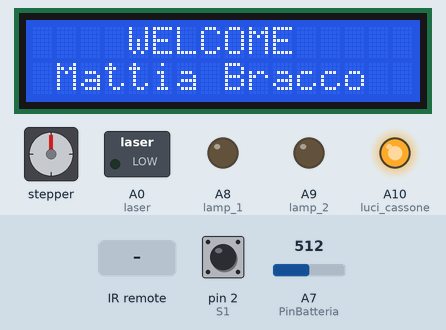
The sketch below on a simulated Arduino Mega 2560, built with avr-gcc and run on an emulated ATmega2560. Shown: 16×2 character LCD, stepper motor, switched loads named in the sketch (green lamp = pin HIGH), output pins drawn as LEDs (lit = HIGH). The test bench sets the inputs (shaded band); at power-on: pin 2 (S1) HIGH, A7 (PinBatteria) = 512. Stepper angles assume 2048 steps per turn; pins used as bus, display or sensor lines are not drawn.

Above: at 7.8 s.
7.9 s: infrared code 0xFF906F received
At 8.36 s:
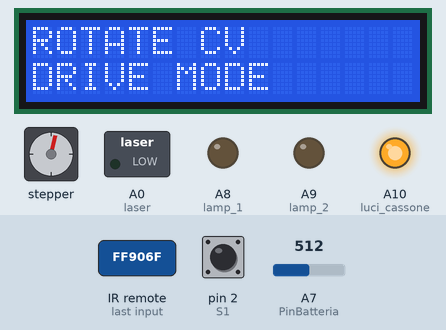
15.1 s: infrared code 0xFF6897 received
At 17.4 s:
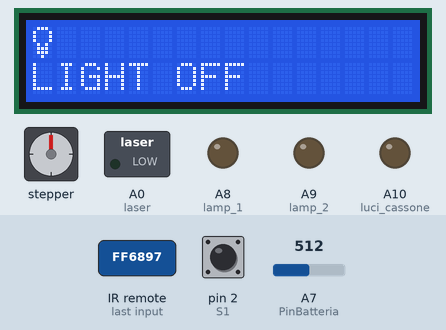
18.1 s: infrared code 0xFFE21D received
At 19.9 s:
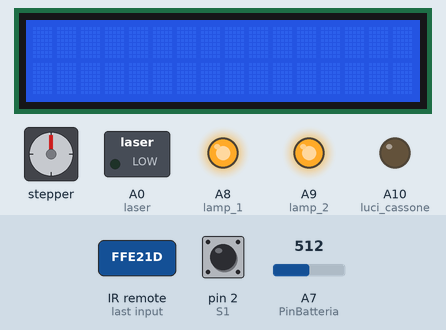
20.6 s: infrared code 0xFFA25D received
At 21.4 s:
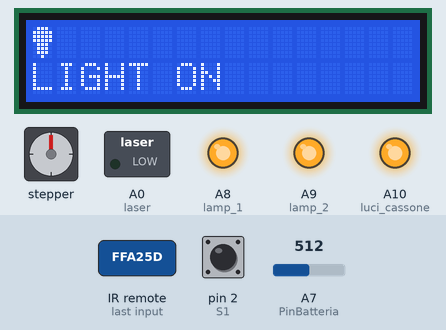
23.1 s: infrared code 0xFFE01F received
At 23.26 s:
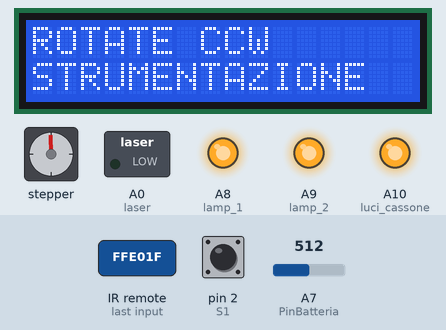
Timing chart, 0 to 30.9 s (numbered marks = the images above; inputs shaded):
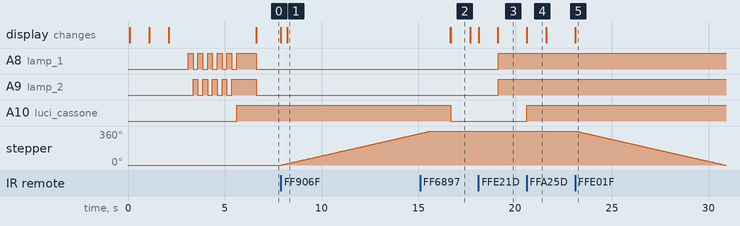

The sketch:

interruttore_a_leva.ino
```cpp
/*
  Bracco Mattia
*/

#include <LiquidCrystal.h>
#include <Stepper.h>
#include <IRremote.h>

//pin sensore colore
#define S0 1
#define S1 2
#define S2 3
#define S3 4
#define sensorOut 5

//numero di steps per una rivoluzione interna
#define STEPS  32

//definisco il display LCD 16 X 2
LiquidCrystal lcd(7, 8, 9, 10, 11, 12);

int Steps2Take;
int receiver = 53;
int frequency = 0;
int color = 0;
int i = 0;
//luci
int lamp_1 = A8;
int lamp_2 = A9;
int luci_cassone = A10;
int function_led = 0;
//laser
int laser = A0;
int pin_sicurezza_laser = 2;
int sicurezza_laser = 0;
int function_laser = 0;


//CONTROLLO TENSIONE DELLA BATTERIA
int PinBatteria = A7;  //pin ANALOGICO che misura la tensione
int ValPinBatteria;
float ValPinPerc;
float ValoreBatteria;
float resistenza;
float R1 = 10000; //VALORI RESISTENZE
float R2 = 10000; //VALORI RESISTENZE

Stepper small_stepper(STEPS, 22, 23, 24, 25);
IRrecv irrecv(receiver);    // create instance of 'irrecv'
decode_results results;     // create instance of 'decode_results'

// caratteri personalizzati

byte lucchettoChiuso[8] =
{
  0b01110,
  0b10001,
  0b10001,
  0b10001,
  0b11111,
  0b11011,
  0b11011,
  0b11111
};

byte lucchettoAperto[8] =
{
  0b01110,
  0b10000,
  0b10000,
  0b10000,
  0b11111,
  0b11011,
  0b11011,
  0b11111
};

byte simboloMenu[8] = {
  0b11111,
  0b11111,
  0b00000,
  0b11111,
  0b11111,
  0b00000,
  0b11111,
  0b11111
};

byte luceSpenta[8] = {
  0b01110,
  0b10001,
  0b10001,
  0b10001,
  0b01010,
  0b01110,
  0b01110,
  0b00100
};

byte luceAccesa[8] = {
  0b01110,
  0b11111,
  0b11111,
  0b11111,
  0b01110,
  0b01110,
  0b01110,
  0b00100
};

byte batteriaCarica[8] = {
  0b00100,
  0b11011,
  0b10001,
  0b11111,
  0b11111,
  0b11111,
  0b11111,
  0b11111
};

byte batteriaMezza[8] = {
  0b00100,
  0b11011,
  0b10001,
  0b10001,
  0b11111,
  0b11111,
  0b11111,
  0b11111
};

byte batteriaScarica[8] = {
  0b00100,
  0b11011,
  0b10101,
  0b10101,
  0b10001,
  0b10101,
  0b10001,
  0b11111
};

void setup() {

  //pin del sensore di colore
  pinMode(S0, OUTPUT);
  pinMode(S1, OUTPUT);
  pinMode(S2, OUTPUT);
  pinMode(S3, OUTPUT);
  pinMode(sensorOut, INPUT);
  //pin del controllo della batterria
  pinMode (PinBatteria, INPUT);
  //pin dei led
  pinMode(lamp_1, OUTPUT);
  pinMode(lamp_2, OUTPUT);
  pinMode(luci_cassone, OUTPUT);
  //pin del laser
  pinMode(laser, OUTPUT);
  pinMode(pin_sicurezza_laser, INPUT);

  //spengo tutte le luci
  digitalWrite(lamp_1, LOW);
  digitalWrite(lamp_2, LOW);
  digitalWrite(luci_cassone, LOW);

  //spengo il laser
  digitalWrite(laser, LOW);

  //imposto frequency-scaling al 20%
  digitalWrite(S0, HIGH);
  digitalWrite(S1, LOW);

  //inizializzo il display LCD
  lcd.begin(16, 2);
  lcd.createChar(0, lucchettoChiuso);
  lcd.createChar(1, lucchettoAperto);
  lcd.createChar(2, simboloMenu);
  lcd.createChar(3, luceSpenta);
  lcd.createChar(4, luceAccesa);
  lcd.createChar(5, batteriaCarica);
  lcd.createChar(6, batteriaMezza);
  lcd.createChar(7, batteriaScarica);


  //inizio la ricezione
  irrecv.enableIRIn();

  //INIZIO DELLO START UP

  lcd.clear();
  delay(10);
  lcd.write(byte(0));
  lcd.setCursor(0, 1);
  lcd.print("System Locked");
  delay(1000);
  lcd.clear();
  delay(10);
  lcd.write(byte(2));
  lcd.setCursor(0, 1);
  lcd.print("configuration...");
  delay(1000);
  lcd.clear();
  delay(10);
  lcd.write(byte(1));
  lcd.setCursor(0, 1);
  lcd.print("System Unlocked");
  delay(1000);
  for (int i = 0; i < 5; i++) {
    digitalWrite(lamp_1, HIGH);
    digitalWrite(lamp_2, LOW);
    delay(250);
    digitalWrite(lamp_1, LOW);
    digitalWrite(lamp_2, HIGH);
    delay(250);
  }
  digitalWrite(lamp_1, HIGH);
  digitalWrite(lamp_2, HIGH);
  digitalWrite(luci_cassone, HIGH);
  delay(1000);
  lcd.clear();
  delay(10);
  lcd.print("    WELCOME");
  lcd.setCursor(0, 1);
  lcd.print(" Mattia Bracco");

  //FINE DELLO START UP

  Serial.begin(9600);
  resistenza = (R1 + R2) / R2;

}

void loop()
{
  sicurezza_laser = digitalRead(pin_sicurezza_laser);

  if (sicurezza_laser == LOW){ //LASER DISABILITATO
    function_laser = 0;
  }

  if (sicurezza_laser == HIGH) { //LASER ABILITATO
  }

  if (function_led > 3 ) { //VALORE LIMITE FUNCTION LED
    function_led = 0;
  }

  if (function_led == 0) { //LAMP SPENTI
    digitalWrite(lamp_1, LOW);
    digitalWrite(lamp_2, LOW);
  }

  if (function_led == 1) { //LAMP ACCESI FISSI
    digitalWrite(lamp_1, HIGH);
    digitalWrite(lamp_2, HIGH);
  }


  if (function_led == 2) { //LAMP INSIEME
      digitalWrite(lamp_1, LOW);
      digitalWrite(lamp_2, LOW);
      delay(250);
      digitalWrite(lamp_1, HIGH);
      digitalWrite(lamp_2, HIGH);
      delay(250);
  }

  if (function_led == 3) { //LAMP ALTERNATI
      digitalWrite(lamp_1, HIGH);
      digitalWrite(lamp_2, LOW);
      delay(250);
      digitalWrite(lamp_1, LOW);
      digitalWrite(lamp_2, HIGH);
      delay(250);
  }

  if (function_laser > 2){ //VALORE LIMITE FUNCTION LASER
    function_laser = 0;
  }

  if (function_laser == 0){ //LASER SPENTO
    digitalWrite(laser, LOW);
  }

  if (function_laser == 1){ //LASER ACCESO FISSO
    digitalWrite(laser, HIGH);
  }

  if (function_laser == 2){ //LASER MODALITA' SPARO
    digitalWrite(laser, LOW);
    delay(250);
    digitalWrite(laser, HIGH);
    delay(250);
  }

  ValPinBatteria = analogRead(PinBatteria);
  //leggerò 1023 quando ho 5 volt sul pin, quindi scalo 0-1023 in 0-500.
  ValPinPerc = map (ValPinBatteria, 0, 1023, 0, 500);
  //ora divido tutto per 100 perchè sopra ho scalato da 0 a 500 anzichè da 0 a 5V
  ValoreBatteria = ValPinPerc * resistenza / 100 ;

  //verifico se ho ricevuto un segnale
  if (irrecv.decode(&results))
  {
    switch (results.value)
    {

      //TASTO POWER - Luci On
      case 0xFFA25D:
        lcd.clear();
        delay(10);
        lcd.write(byte(4));
        lcd.setCursor(0, 1);
        lcd.print("LIGHT ON");
        digitalWrite(luci_cassone, HIGH);
        delay(1000);
        lcd.clear();
        delay(10);
        break;

      //TASTO 0 - Luci Off
      case 0xFF6897:
        lcd.clear();
        delay(10);
        lcd.write(byte(3));
        lcd.setCursor(0, 1);
        lcd.print("LIGHT OFF");
        digitalWrite(luci_cassone, LOW);
        digitalWrite(lamp_1, LOW);
        digitalWrite(lamp_2, LOW);
        function_led = 0;
        delay(1000);
        lcd.clear();
        delay(10);
        break;

      //TASTO FUNTION - Modalità dei lampeggianti
      case 0xFFE21D:
        function_led = function_led + 1;
        lcd.clear();
        delay(10);
        lcd.print("LED MODE");
        lcd.setCursor(0, 1);
        lcd.print(function_led);
        delay(1000);
        lcd.clear();
        delay(10);
        break;

      //TASTO EQ - Tensione della Batteria
      case 0xFF9867:
        lcd.clear();
        delay(10);
        lcd.print("TENSIONE BATT.");
        lcd.setCursor(0, 1);
        lcd.print(ValoreBatteria);
        lcd.setCursor(6, 1);
        lcd.print("V");
        delay(1000);
        lcd.clear();
        delay(10);
        if (ValoreBatteria > 8) {
          lcd.print("STATO BATTERIA:");
          lcd.setCursor(0, 1);
          lcd.write(byte(5));
          delay(1000);
          lcd.clear();
          delay(10);
        }
        else {
          if (ValoreBatteria < 6) {
            lcd.print("STATO BATTERIA:");
            lcd.setCursor(0, 1);
            lcd.write(byte(7));
            delay(1000);
            lcd.clear();
            delay(10);
          }
          else {
            lcd.print("STATO BATTERIA:");
            lcd.setCursor(0, 1);
            lcd.write(byte(6));
            delay(1000);
            lcd.clear();
            delay(10);
          }
        }
        break;


      //TASTO UP - Compie una rotazione in senso orario (imposta modalità guida)
      case 0xFF906F:
        lcd.clear();
        delay(10);
        lcd.print("ROTATE CV");
        lcd.setCursor(0, 1);
        lcd.print("DRIVE MODE");
        small_stepper.setSpeed(500);
        Steps2Take  =  2048;
        small_stepper.step(Steps2Take);
        delay(1000);
        lcd.clear();
        delay(10);
        break;

      //TASTO DOWN - Compie una rotazione in senso antiorario (imposta il selettore sulla strumentazione)
      case 0xFFE01F:
        lcd.clear();
        delay(10);
        lcd.print("ROTATE CCW");
        lcd.setCursor(0, 1);
        lcd.print("STRUMENTAZIONE");
        small_stepper.setSpeed(500);
        Steps2Take  =  -2048;
        small_stepper.step(Steps2Take);
        delay(1000);
        lcd.clear();
        delay(10);
        break;

      //TASTO ST / REPT - Modalità del laser (solo se sicurezza laser è a 1)
      case 0xFFB04F:
        if(sicurezza_laser == 1){
          function_laser = function_laser + 1;
          lcd.clear();
          delay(10);
          lcd.print("LASER MODE");
          lcd.setCursor(0,1);
          lcd.print(function_laser);
          delay(1000);
          lcd.clear();
          delay(10);
        }
        else{
          lcd.clear();
          delay(10);
          lcd.print("ERROR !");
          lcd.setCursor(0,1);
          lcd.print("LASER DISABLED");
          delay(1000);
          lcd.clear();
          delay(10);
        }
        break;
    }


    //ricevo il prossimo segnale
    irrecv.resume();
  }
}

/*
  color = readColor();
  delay(10);
  switch (color) {
  //case 1 = colore ROSSO
  case 1:
    lcd.clear();
    delay(10);
    lcd.print("COLOR:");
    lcd.setCursor(0, 1);
    lcd.print("RED");
    delay(1000);
    lcd.clear();
    delay(10);
    break;

  //case 2 = colore ARANCIONE
  case 2:
    lcd.clear();
    delay(10);
    lcd.print("COLOR:");
    lcd.setCursor(0, 1);
    lcd.print("ORANGE");
    delay(1000);
    lcd.clear();
    delay(10);
    break;

  //case 3 = colore VERDE
  case 3:
    lcd.clear();
    delay(10);
    lcd.print("COLOR:");
    lcd.setCursor(0, 1);
    lcd.print("GREEN");
    delay(1000);
    lcd.clear();
    delay(10);
    break;

  //case 4 = GIALLO
  case 4:
    lcd.clear();
    delay(10);
    lcd.print("COLOR:");
    lcd.setCursor(0, 1);
    lcd.print("YELLOW");
    delay(1000);
    lcd.clear();
    delay(10);
    break;

  //case 5 == colore MARRONE
  case 5:
    lcd.clear();
    delay(10);
    lcd.print("COLOR:");
    lcd.setCursor(0, 1);
    lcd.print("BROWN");
    delay(1000);
    lcd.clear();
    delay(10);
    break;

  //case 6 = colore BLU
  case 6:
    lcd.clear();
    delay(10);
    lcd.print("COLOR:");
    lcd.setCursor(0, 1);
    lcd.print("BLU");
    delay(1000);
    lcd.clear();
    delay(10);
    break;

  case 0:
    break;
  }
  delay(300);
  }

  //funzione di lettura del colore (readColor())
  int readColor() {

  //imposto i filtri ROSSI
  digitalWrite(S2, LOW);
  digitalWrite(S3, LOW);
  //leggo la frequenza in uscita
  frequency = pulseIn(sensorOut, LOW);
  int R = frequency;
  //stampo a monitor il valore del colore rosso
  Serial.print("R= ");
  Serial.print(frequency);
  Serial.print(" ");
  delay(50);

  //imposto i filtri VERDI
  digitalWrite(S2, HIGH);
  digitalWrite(S3, HIGH);
  //leggo la frequenza in uscita
  frequency = pulseIn(sensorOut, LOW);
  int G = frequency;
  //stampo a monitor il valore del colore verde
  Serial.print("G= ");
  Serial.print(frequency);
  Serial.print(" ");
  delay(50);

  //imposto i filtri BLU
  digitalWrite(S2, LOW);
  digitalWrite(S3, HIGH);
  //leggo la frequenza in uscita
  frequency = pulseIn(sensorOut, LOW);
  int B = frequency;
  //stampo a monitor il valore del colore blu
  Serial.print("B= ");
  Serial.print(frequency);
  Serial.println(" ");
  delay(50);

  //determino se il colore è = a ROSSO
  if (R<45 & R>32 & G<65 & G>55) {
  color = 1; // Red
  }

  //determino se il colore è = a ARANCIONE
  if (G<55 & G>43 & B<47 & B>35) {
  color = 2; // Orange
  }

  //determino se il colore è = a VERDE
  if (R<53 & R>40 & G<53 & G>40) {
  color = 3; // Green
  }

  //determino se il colore è = a GIALLO
  if (R<38 & R>24 & G<44 & G>30) {
  color = 4; // Yellow
  }

  //determino se il colore è = a MARRONE
  if (R<56 & R>46 & G<65 & G>55) {
  color = 5; // Brown
  }

  //determino se il colore è = a BLU
  if (G<58 & G>45 & B<40 & B>26) {
  color = 6; // Blue
  }

  //restituisco il colore
  return color;
  }

*/
```

Measured:
- after the input at 7.9 s, stepper: keeps turning clockwise at about 47°/s, starting after 0.05 s; the display: first changes at once (image 1 shows a later state)
- after the input at 15.1 s, A10 (luci_cassone): HIGH → LOW after 1.6 s; the display: first differs from a run without the input after 1.6 s (image 2)
- after the input at 18.1 s, A8 (lamp_1), A9 (lamp_2): LOW → HIGH after 1.0 s; the display: first changes at once (image 3 shows a later state)
- after the input at 20.6 s, A10 (luci_cassone): LOW → HIGH at once; the display: changes at once (image 4)
- after the input at 23.1 s, stepper: keeps turning counter-clockwise at about 47°/s, starting at once; the display: changes at once (image 5)
- what the display in image 2 shows lasts 1.0 s, from 16.7 s to 17.7 s
